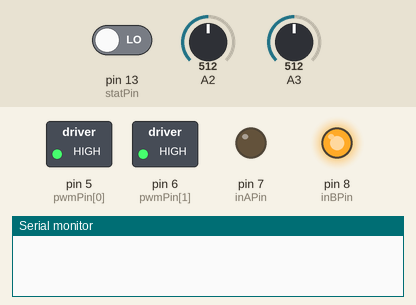
Simulated run of this sketch. Board: Arduino Uno, built with avr-gcc and run on an emulated ATmega328P. On the bench: switched loads named in the sketch (green lamp = pin HIGH), output pins drawn as LEDs (lit = HIGH), the last lines printed to the serial monitor. The test bench sets the inputs (shaded band); at power-on: pin 13 (statPin) LOW, A2 = 512, A3 = 512.

Above: at 0.5 s.
At 1.5 s:
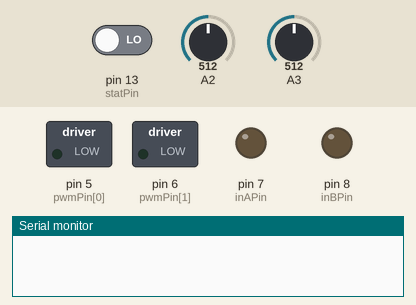
At 5.5 s:
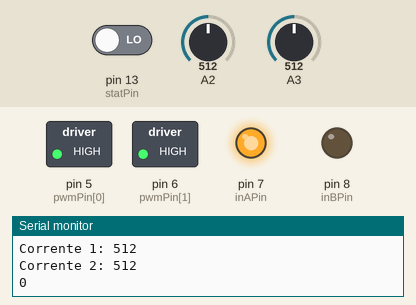
Timing chart, 0 to 6.9 s (numbered marks = the images above):
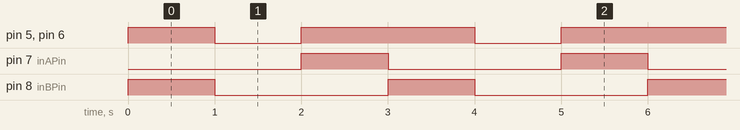

The sketch:

monster_shield_test.ino
```cpp
// (licence header left out)
#define BRAKEVCC 0
#define CW  1
#define CCW 2
#define BRAKEGND 3

#define MOTOR_A 0
#define MOTOR_B 1

const uint8_t PWM_MAX = 255;
const uint8_t PWM_HALF = PWM_MAX / 2;

const int currentSensingThreshhold = 100;

/* Voltage controlled input pins with hysteresis, CMOS compatible. These two pins
control the state of the bridge in normal operation according to the truth table (brake
to VCC , brake to GND, clockwise and counterclockwise).
Table 1.    Truth table in normal operating conditions
+------+-----+------+-----+-------+-------+---------------------+------------------------+
| INA  | INB | ENA  | ENB | OUTA  | OUTB  |         CS          |          MODE          |
+------+-----+------+-----+-------+-------+---------------------+------------------------+
|    1 |   1 |    1 |   1 | H     | H     | High Imp.           | Brake to VCC           |
|    1 |   0 |    1 |   1 | H     | L     | I_Sense = I_OUT / K | Clockwise (CW)         |
|    0 |   1 |    1 |   1 | L     | H     | I_SENSE = I_OUT / K | Counterclockwise (CCW) |
|    0 |   0 |    1 |   1 | L     | L     | High Imp.           | Brake to GND           |
+------+-----+------+-----+-------+-------+---------------------+------------------------+
For more information, see the VNH2SP30-E motor driver datasheet */
//const int inAPin[2] = {7, 4};
//const int inBPin[2] = {8, 9};

const int inAPin = 7;
const int inBPin = 8;

/* Voltage controlled input pins with hysteresis, CMOS compatible. Gates of low side
FETs are modulated by the PWM signal during their ON phase allowing speed
control of the motors. */
const int pwmPin[2] = {5, 6};

/* When pulled low, disables the half-bridge of the VNH2SP30-E of the motor. In case of
fault detection (thermal shutdown of a high side FET or excessive ON state voltage drop
across a low side FET), this pin is pulled low by the device.
Table 2.    Truth table in fault conditions (detected on OUTA)
+------+-----+------+-----+-------+-------+------------+
| INA  | INB | ENA  | ENB | OUTA  | OUTB  |     CS     |
+------+-----+------+-----+-------+-------+------------+
| 1    | 1   |    1 |   1 | OPEN  | H     | High Imp.  |
| 1    | 0   |    1 |   1 | OPEN  | L     | High Imp.  |
| 0    | 1   |    1 |   1 | OPEN  | H     | I_OUTB / K |
| 0    | 0   |    1 |   1 | OPEN  | L     | High Imp.  |
| X    | X   |    0 |   0 | OPEN  | OPEN  | High Imp.  |
| X    | 1   |    0 |   1 | OPEN  | H     | I_OUTB / K |
| X    | 0   |    0 |   1 | OPEN  | L     | High Imp.  |
+------+-----+------+-----+-------+-------+------------+
For more information, see the VNH2SP30-E motor driver datasheet */
const int enPin[2] = {0, 1};

/* Analog current sense input. This input senses a current proportional to the motor
current. The information can be read back as an analog voltage. */
const int csPin[2] = {2, 3};

// On-Board LED used as status indication
const int statPin = 13;


void setup()
{
  Serial.begin(9600);

  motorSetup();
}

void loop()
{
  while (true)
  {
    motorGo(MOTOR_A, CW, PWM_MAX);
    motorGo(MOTOR_B, CCW, PWM_MAX);
    delay(1000);

    motorOff(MOTOR_A);
    motorOff(MOTOR_B);
    delay(1000);

    motorGo(MOTOR_A, CCW, PWM_MAX);
    motorGo(MOTOR_B, CW, PWM_MAX);
    delay(1000);
    Serial.print("Corrente 1: ");
    Serial.println(analogRead(csPin[0]));
    Serial.print("Corrente 2: ");
    Serial.println(analogRead(csPin[1]));
    Serial.println(digitalRead(13));

    if ((analogRead(csPin[0]) < currentSensingThreshhold) && (analogRead(csPin[1]) < currentSensingThreshhold))
    {
      digitalWrite(statPin, HIGH);

    }
    else
    {
      digitalWrite(statPin, LOW);
      break;
    }
  }

  motorOff(MOTOR_A);
  motorOff(MOTOR_B);
}

/*
void motorSetup()
{
  pinMode(statPin, OUTPUT);

  // Initialize digital pins as outputs
  for (int i = 0; i < 2; i++)
  {
    pinMode(inAPin[i], OUTPUT);
    pinMode(inBPin[i], OUTPUT);
    pinMode(pwmPin[i], OUTPUT);
  }
  // Initialize with brake applied
  for (int i = 0; i < 2; i++)
  {
    digitalWrite(inAPin[i], LOW);
    digitalWrite(inBPin[i], LOW);
  }
}
*/
void motorSetup()
{
  //pinMode(statPin, OUTPUT);
  pinMode(inAPin, OUTPUT);
  pinMode(inBPin, OUTPUT);
  digitalWrite(inAPin, LOW);
  digitalWrite(inBPin, LOW);
  // Initialize digital pins as outputs
  for (int i = 0; i < 2; i++)
  {
    pinMode(pwmPin[i], OUTPUT);
  }
}
void motorOff(uint8_t motor)
{
  digitalWrite(inAPin, LOW);
  digitalWrite(inBPin, LOW);

  analogWrite(pwmPin[motor], 0);
}

/* motorGo() will set a motor going in a specific direction
 the motor will continue going in that direction, at that speed
 until told to do otherwise.

 motor: this should be either MOTOR_A (0) or MOTOR_B (1), will select
 which of the two motors to be controlled. Invalid values are ignored.

 mode: Should be one of the following values
  BRAKEVCC (0): Brake to VCC
  CW (1): Turn Clockwise
  CCW (2): Turn Counter-Clockwise
  BRAKEGND (3): Brake to GND

 speed: should be a value between 0 and PWM_MAX (255), higher the number, the faster
 */
void motorGo(uint8_t motor, uint8_t mode, uint8_t speed)
{

  if (motor == MOTOR_A || motor == MOTOR_B)
  {
    switch (mode)
    {
    case BRAKEVCC: // Brake to VCC
      digitalWrite(inAPin, HIGH);
      digitalWrite(inBPin, HIGH);
      break;
    case CW: // Turn Clockwise
      digitalWrite(inAPin, HIGH);
      digitalWrite(inBPin, LOW);
      break;
    case CCW: // Turn Counter-Clockwise
      digitalWrite(inAPin, LOW);
      digitalWrite(inBPin, HIGH);
      break;
    case BRAKEGND: // Brake to GND
      digitalWrite(inAPin, LOW);
      digitalWrite(inBPin, LOW);
      break;

    default:
      // Invalid mode does not change the PWM signal
      return;
    }
    analogWrite(pwmPin[motor], speed);
  }
  return;
}
```

Measured:
- by itself, pin 5 (pwmPin[0]), pin 6 (pwmPin[1]): repeats every 3.0 s: LOW 1.0 s, HIGH 2.0 s
- by itself, pin 7 (inAPin), pin 8 (inBPin): alternates HIGH for 1.0 s and LOW for 2.0 s
- by itself, everything shown: repeats every 3.0 s, in 4 steps
